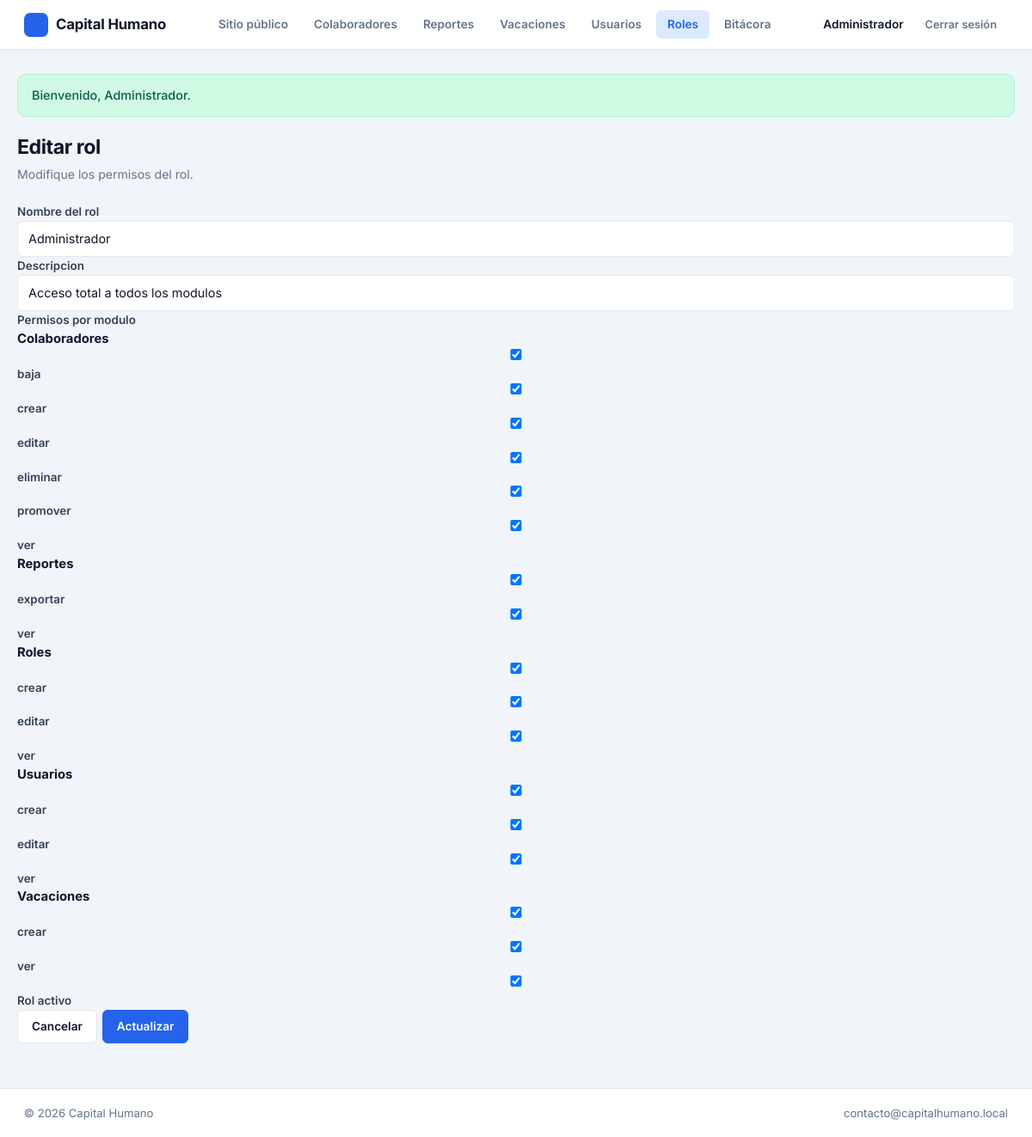
The page /publico/index.php?route=roles.edit&id=1 (signed in) on the database its author committed.
### tables this page shows
CREATE TABLE roles (
    id INT AUTO_INCREMENT PRIMARY KEY,
    nombre VARCHAR(50) NOT NULL,
    descripcion VARCHAR(255) NULL,
    activo TINYINT(1) NOT NULL DEFAULT 1,
    UNIQUE KEY uq_roles_nombre (nombre)
);

CREATE TABLE permisos (
    id INT AUTO_INCREMENT PRIMARY KEY,
    modulo VARCHAR(50) NOT NULL,
    accion VARCHAR(50) NOT NULL,
    descripcion VARCHAR(255) NULL,
    UNIQUE KEY uq_permisos_modulo_accion (modulo, accion)
);

### bootstrap.php (called while the page is built, shortened)
<?php
function e(mixed $value): string
{
    return Sanitizer::escape($value);
}
function url(string $route, array $params = []): string
{
    $params = array_merge(['route' => $route], $params);
    return 'index.php?' . http_build_query($params);
}
function render_view(string $view, array $data = []): void
{
    extract($data, EXTR_SKIP);
    $viewFile = ROOT_PATH . DIRECTORY_SEPARATOR . 'app' . DIRECTORY_SEPARATOR . 'vistas' . DIRECTORY_SEPARATOR . str_replace('/', DIRECTORY_SEPARATOR, $view) . '.php';
    require ROOT_PATH . DIRECTORY_SEPARATOR . 'app' . DIRECTORY_SEPARATOR . 'vistas' . DIRECTORY_SEPARATOR . 'layouts' . DIRECTORY_SEPARATOR . 'header.php';
    require $viewFile;
    require ROOT_PATH . DIRECTORY_SEPARATOR . 'app' . DIRECTORY_SEPARATOR . 'vistas' . DIRECTORY_SEPARATOR . 'layouts' . DIRECTORY_SEPARATOR . 'footer.php';
}
function flash(string $key, ?string $message = null): ?string
{
    $value = $_SESSION['flash'][$key] ?? null;
    return $value;
}

### app/controladores/RolController.php (called while the page is built, shortened)
<?php
final class RolController
{
    private Rol $roles;
    public function __construct()
    {
        $this->roles = new Rol();
    }
    public function edit(): void
    {
        $id = Sanitizer::int($_GET['id'] ?? 0);
        $rol = $this->roles->find($id);
        render_view('roles/edit', [
            'title' => 'Editar rol',
            'rol' => $rol,
            'modulos' => $this->roles->permissionsByModule(),
            'old' => FormState::old(),
            'errors' => FormState::errors(),
        ]);
    }
}

### publico/index.php (called while the page is built, shortened)
<?php
require dirname(__DIR__) . DIRECTORY_SEPARATOR . 'bootstrap.php';
$routes = require ROOT_PATH . DIRECTORY_SEPARATOR . 'rutas' . DIRECTORY_SEPARATOR . 'web.php';
$route = $_GET['route'] ?? 'public.home';
[$class, $method] = $routes[$route];
try {
    (new $class())->$method();
} catch (Throwable $exception) {
    $status = http_response_code();
    if ($status < 400) {
        $status = 500;
        http_response_code($status);
    }
    (new \App\Servicios\WebErrorHandler())->handle($exception);
    render_view('errors/generic', [
        'title' => $status === 403 ? 'Acceso denegado' : 'Error de aplicación',
        'status' => $status,
        'heading' => $status === 403 ? 'No tiene permiso para esta acción' : 'Ocurrió un error inesperado',
    ]);
}

### app/utilidades/Sanitizer.php (called while the page is built, shortened)
<?php
final class Sanitizer
{
    public static function int(mixed $value): int
    {
        return (int) filter_var($value, FILTER_SANITIZE_NUMBER_INT);
    }
    public static function escape(mixed $value): string
    {
        return htmlspecialchars((string) $value, ENT_QUOTES, 'UTF-8');
    }
}

### app/servicios/AuthService.php (called while the page is built, shortened)
<?php
final class AuthService
{
    public static function check(): bool
    {
        return !empty($_SESSION['usuario_id']);
    }
    public static function user(): ?array
    {
        return [
            'id' => $_SESSION['usuario_id'],
            'usuario' => $_SESSION['usuario'],
            'nombre' => $_SESSION['usuario_nombre'],
        ];
    }
    public static function can(string $modulo, string $accion): bool
    {
        $permisos = $_SESSION['permisos'] ?? [];
        $permisoId = self::permissionId($modulo, $accion);
        return $permisoId !== null && in_array($permisoId, $permisos, true);
    }
    private static function permissionId(string $modulo, string $accion): ?int
    {
        $db = \Config\Database::getConnection();
        $statement = $db->prepare('SELECT id FROM permisos WHERE modulo = :modulo AND accion = :accion');
        $statement->execute(['modulo' => $modulo, 'accion' => $accion]);
        $id = $statement->fetchColumn();
        return $id === false ? null : (int) $id;
    }
}

### app/modelos/Rol.php (called while the page is built, shortened)
<?php
final class Rol
{
    private PDO $db;
    public function __construct(?PDO $db = null)
    {
        $this->db = $db ?? Database::getConnection();
    }
    public function find(int $id): ?array
    {
        $statement = $this->db->prepare('SELECT * FROM roles WHERE id = :id');
        $statement->execute(['id' => $id]);
        $row = $statement->fetch();
        $row['permisos_ids'] = $this->permissionIds($id);
        return $row;
    }
    private function permissionIds(int $rolId): array
    {
        $statement = $this->db->prepare('SELECT permiso_id FROM rol_permiso WHERE rol_id = :id');
        $statement->execute(['id' => $rolId]);
        return array_map('intval', $statement->fetchAll(PDO::FETCH_COLUMN));
    }
    public function permissions(): array
    {
        return $this->db->query('SELECT * FROM permisos ORDER BY modulo, accion')->fetchAll();
    }
    public function permissionsByModule(): array
    {
        $rows = $this->permissions();
        $grouped = [];
        foreach ($rows as $row) {
            $grouped[$row['modulo']][] = $row;
        }
        return $grouped;
    }
}

### config/Database.php (called while the page is built, shortened)
<?php
final class Database
{
    private static ?PDO $connection = null;
    public static function getConnection(): PDO
    {
        if (self::$connection instanceof PDO) {
            return self::$connection;
        }
        $host = (string) ($_ENV['DB_HOST'] ?? '127.0.0.1');
        $port = (string) ($_ENV['DB_PORT'] ?? '3306');
        $database = (string) ($_ENV['DB_DATABASE'] ?? 'CapitalHumano');
        $username = (string) ($_ENV['DB_USERNAME'] ?? 'root');
        $password = (string) ($_ENV['DB_PASSWORD'] ?? '');
        $dsn = "mysql:host={$host};port={$port};dbname={$database};charset=utf8mb4";
        try {
            self::$connection = new PDO($dsn, $username, $password, [
                PDO::ATTR_ERRMODE => PDO::ERRMODE_EXCEPTION,
                PDO::ATTR_DEFAULT_FETCH_MODE => PDO::FETCH_ASSOC,
                PDO::ATTR_EMULATE_PREPARES => false,
            ]);
        } catch (PDOException $exception) {
            throw new RuntimeException('No fue posible conectar con la base de datos. Revise la configuracion.', 0, $exception);
        }
        return self::$connection;
    }
}

### app/utilidades/FormState.php (called while the page is built, shortened)
<?php
final class FormState
{
    public static function old(): array
    {
        $old = $_SESSION['form_old'] ?? [];
        return is_array($old) ? $old : [];
    }
}

### app/vistas/roles/_form.php (the view)
<div class="field">
    <label for="nombre">Nombre del rol</label>
    <input type="text" id="nombre" name="nombre" value="<?= e($old['nombre'] ?? $rol['nombre'] ?? '') ?>" required>
</div>
<div class="field">
    <label for="descripcion">Descripcion</label>
    <input type="text" id="descripcion" name="descripcion" value="<?= e($old['descripcion'] ?? $rol['descripcion'] ?? '') ?>">
</div>
<div class="field">
    <label>Permisos por modulo</label>
    <div class="permissions-grid">
    <?php foreach ($modulos as $modulo => $permisos): ?>
        <div class="permission-module">
            <strong><?= e(ucfirst($modulo)) ?></strong>
            <?php foreach ($permisos as $permiso): ?>
                <?php
                    $checked = '';
                    $selected = $old['permisos'] ?? $rol['permisos_ids'] ?? [];
                    if (in_array((int) $permiso['id'], array_map('intval', (array) $selected), true)) {
                        $checked = 'checked';
                    }
                ?>
                <label class="checkbox">
                    <input type="checkbox" name="permisos[]" value="<?= e($permiso['id']) ?>" <?= $checked ?>>
                    <?= e($permiso['accion']) ?>
                </label>
            <?php endforeach; ?>
        </div>
    <?php endforeach; ?>
    </div>
</div>
<div class="field inline">
    <label class="checkbox">
        <input type="checkbox" name="activo" value="1" <?= (int) ($old['activo'] ?? $rol['activo'] ?? 1) === 1 ? 'checked' : '' ?>>
        Rol activo
    </label>
</div>

### app/vistas/layouts/header.php (shortened to what this page needs)
<!doctype html>
<html lang="es">
<head>
    <link rel="stylesheet" href="assets/css/styles.css">
</head>
<body>
<header class="topbar">
    <a class="brand" href="<?= e(url('public.home')) ?>">Capital Humano</a>
    <nav class="nav">
        <?php if (!\App\Servicios\AuthService::check()): ?>
            <a href="<?= e(url('public.home')) ?>" class="<?= ($_GET['route'] ?? 'public.home') === 'public.home' ? 'active' : '' ?>">Conoce el sistema</a>
            <a href="<?= e(url('public.home')) ?>#beneficios">Beneficios</a>
            <a href="<?= e(url('public.home')) ?>#seguridad">Seguridad</a>
        <?php else: ?>
            <a href="<?= e(url('public.home')) ?>">Sitio público</a>
        <?php endif; ?>
        <?php if (\App\Servicios\AuthService::can('colaboradores', 'ver')): ?>
            <a href="<?= e(url('colaboradores.index')) ?>" class="<?= (($_GET['route'] ?? '') === 'home' || str_starts_with($_GET['route'] ?? '', 'colaboradores')) ? 'active' : '' ?>">Colaboradores</a>
        <?php endif; ?>
        <?php if (\App\Servicios\AuthService::can('reportes', 'ver')): ?>
            <a href="<?= e(url('reportes.index')) ?>" class="<?= str_starts_with($_GET['route'] ?? '', 'reportes') ? 'active' : '' ?>">Reportes</a>
        <?php endif; ?>
        <?php if (\App\Servicios\AuthService::can('vacaciones', 'ver')): ?>
            <a href="<?= e(url('vacaciones.index')) ?>" class="<?= str_starts_with($_GET['route'] ?? '', 'vacaciones') ? 'active' : '' ?>">Vacaciones</a>
        <?php endif; ?>
        <?php if (\App\Servicios\AuthService::can('usuarios', 'ver')): ?>
            <a href="<?= e(url('usuarios.index')) ?>" class="<?= str_starts_with($_GET['route'] ?? '', 'usuarios') ? 'active' : '' ?>">Usuarios</a>
        <?php endif; ?>
        <?php if (\App\Servicios\AuthService::can('roles', 'ver')): ?>
            <a href="<?= e(url('roles.index')) ?>" class="<?= str_starts_with($_GET['route'] ?? '', 'roles') ? 'active' : '' ?>">Roles</a>
        <?php endif; ?>
        <?php if (\App\Servicios\AuthService::can('usuarios', 'ver')): ?>
            <a href="<?= e(url('bitacora')) ?>" class="<?= ($_GET['route'] ?? '') === 'bitacora' ? 'active' : '' ?>">Bitácora</a>
        <?php endif; ?>
    </nav>
    <div class="user-menu">
        <?php if (\App\Servicios\AuthService::check()): ?>
            <span class="user-name"><?= e((\App\Servicios\AuthService::user()['nombre'] ?? '')) ?></span>
            <form method="post" action="<?= e(url('logout')) ?>" class="inline">
                <button type="submit" class="btn small ghost">Cerrar sesión</button>
            </form>
        <?php else: ?>
            <a href="<?= e(url('login')) ?>" class="btn small primary">Iniciar sesión</a>
        <?php endif; ?>
    </div>
</header>
<main class="page">
    <?php if ($message = flash('success')): ?>
        <div class="alert alert-success"><?= e($message) ?></div>
    <?php endif; ?>

### publico/assets/css/styles.css (style rules this page uses)
:root { --font: "Inter", "Segoe UI", system-ui, -apple-system, sans-serif; --bg: #f1f5f9; --surface: #ffffff; --text: #0f172a; --muted: #64748b; --line: #e2e8f0; --line-light: #f1f5f9; --primary: #2563eb; --primary-light: #dbeafe; --primary-dark: #1d4ed8; --accent: #059669; --accent-light: #d1fae5; --danger: #dc2626; --danger-light: #fee2e2; --warning: #d97706; --warning-light: #fef3c7; --radius: 10px; --radius-sm: 6px; --shadow-sm: 0 1px 2px rgba(0,0,0,.04); --shadow: 0 1px 3px rgba(0,0,0,.06), 0 1px 2px rgba(0,0,0,.04); --shadow-md: 0 4px 6px rgba(0,0,0,.04), 0 2px 4px rgba(0,0,0,.04); --shadow-lg: 0 10px 25px rgba(0,0,0,.06), 0 4px 10px rgba(0,0,0,.04); --transition: .18s ease; }
*, *::before, *::after { box-sizing: border-box; margin: 0; padding: 0; }
body { font-family: var(--font); font-size: .925rem; line-height: 1.55; color: var(--text); background: var(--bg); -webkit-font-smoothing: antialiased; }
a { color: var(--primary); text-decoration: none; transition: color var(--transition); }
.topbar { display: flex; align-items: center; justify-content: space-between; gap: 20px; padding: 0 28px; height: 58px; background: var(--surface); border-bottom: 1px solid var(--line); position: sticky; top: 0; z-index: 50; box-shadow: var(--shadow-sm); }
.brand { display: flex; align-items: center; gap: 9px; font-weight: 700; font-size: 1.05rem; color: var(--text); letter-spacing: -.01em; white-space: nowrap; }
.brand::before { content: ""; display: block; width: 28px; height: 28px; border-radius: 7px; background: var(--primary); flex-shrink: 0; }
.nav { display: flex; flex-wrap: wrap; gap: 4px; align-items: center; }
.nav a { display: inline-flex; align-items: center; padding: 6px 13px; border-radius: var(--radius-sm); font-size: .85rem; font-weight: 600; color: var(--muted); transition: color var(--transition), background var(--transition); }
.nav a.active { color: var(--primary); background: var(--primary-light); }
.user-menu { display: flex; align-items: center; gap: 12px; white-space: nowrap; }
.user-name { font-size: .85rem; font-weight: 600; color: var(--text); }
.page { width: min(1280px, calc(100% - 40px)); margin: 28px auto 52px; }
.alert { border-radius: var(--radius); padding: 13px 16px; margin-bottom: 18px; font-size: .9rem; font-weight: 500; display: grid; gap: 4px; }
.alert-success { background: var(--accent-light); color: #065f46; border: 1px solid #a7f3d0; }
label { display: grid; gap: 6px; font-weight: 600; font-size: .84rem; color: #334155; }
input, select, textarea { width: 100%; border: 1px solid var(--line); border-radius: var(--radius-sm); padding: 9px 12px; font: inherit; font-size: .9rem; color: var(--text); background: var(--surface); transition: border-color var(--transition), box-shadow var(--transition); }
.btn { display: inline-flex; align-items: center; justify-content: center; gap: 6px; min-height: 38px; padding: 8px 16px; border: 1px solid var(--line); border-radius: var(--radius-sm); color: var(--text); background: var(--surface); cursor: pointer; font: inherit; font-size: .85rem; font-weight: 600; transition: all var(--transition); white-space: nowrap; }
.btn.ghost { background: transparent; border-color: transparent; color: var(--muted); }
.btn.small { min-height: 32px; padding: 5px 12px; font-size: .8rem; }
.inline { display: inline; }

### rows shown on the page
roles: nombre "Administrador", descripcion "Acceso total a todos los modulos", activo "☑"
permisos: accion "baja"
permisos: accion "crear"
permisos: accion "editar"
permisos: accion "eliminar"
permisos: accion "promover"
permisos: accion "ver"
permisos: accion "exportar"
permisos: accion "ver"
permisos: accion "crear"
permisos: accion "editar"
permisos: accion "ver"
permisos: accion "crear"
permisos: accion "editar"
permisos: accion "ver"
permisos: accion "crear"
permisos: accion "ver"

### other values the page prints
$message "Bienvenido, Administrador."
$modulo "Colaboradores"
$modulo "Reportes"
$modulo "Roles"
$modulo "Usuarios"
$modulo "Vacaciones"
